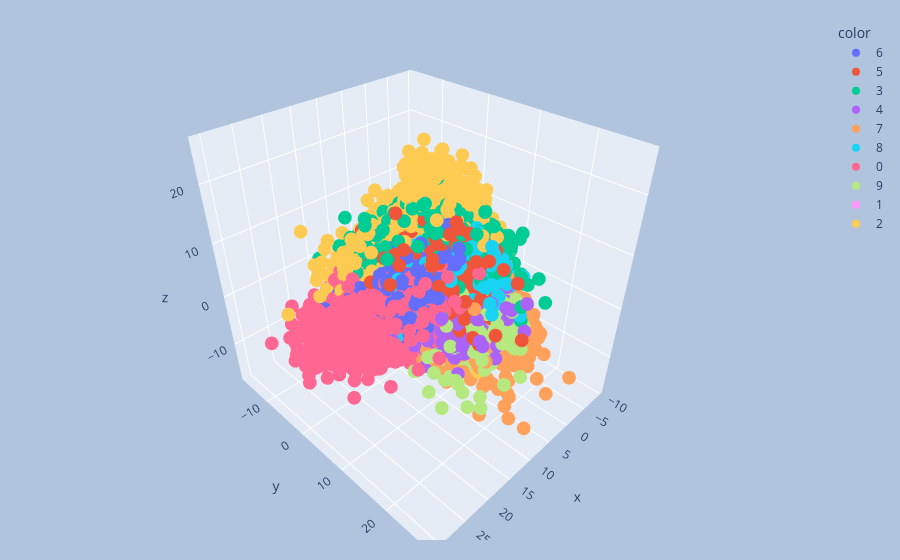

This figure's notebook cell:
### Code cell
fig = px.scatter_3d(data_frame=X,
                    x=X_train_trf[:,0],
                    y=X_train_trf[:,1], 
                    z=X_train_trf[:,2],
            color=y_train.astype(str))
fig.update_layout(
    margin=dict(l=20, r=20, t=20, b=20),
    paper_bgcolor="LightSteelBlue",
)
fig.show()

### Figure 1 — Plotly figure (JSON) as saved in the notebook; plotly's stock layout.template omitted (floating-point values rounded to 4 significant figures; data arrays with more than 128 entries replaced by an {"elided": "..."} marker saying what was removed)
{"data": [{"hovertemplate": "color=6<br>x=%{x}<br>y=%{y}<br>z=%{z}<extra></extra>", "legendgroup": "6", "marker": {"color": "#636efa", "symbol": "circle"}, "mode": "markers", "name": "6", "scene": "scene", "showlegend": true, "type": "scatter3d", "x": {"elided": "3352 float values"}, "y": {"elided": "3352 float values"}, "z": {"elided": "3352 float values"}}, {"hovertemplate": "color=5<br>x=%{x}<br>y=%{y}<br>z=%{z}<extra></extra>", "legendgroup": "5", "marker": {"color": "#EF553B", "symbol": "circle"}, "mode": "markers", "name": "5", "scene": "scene", "showlegend": true, "type": "scatter3d", "x": {"elided": "3093 float values"}, "y": {"elided": "3093 float values"}, "z": {"elided": "3093 float values"}}, {"hovertemplate": "color=3<br>x=%{x}<br>y=%{y}<br>z=%{z}<extra></extra>", "legendgroup": "3", "marker": {"color": "#00cc96", "symbol": "circle"}, "mode": "markers", "name": "3", "scene": "scene", "showlegend": true, "type": "scatter3d", "x": {"elided": "3414 float values"}, "y": {"elided": "3414 float values"}, "z": {"elided": "3414 float values"}}, {"hovertemplate": "color=4<br>x=%{x}<br>y=%{y}<br>z=%{z}<extra></extra>", "legendgroup": "4", "marker": {"color": "#ab63fa", "symbol": "circle"}, "mode": "markers", "name": "4", "scene": "scene", "showlegend": true, "type": "scatter3d", "x": {"elided": "3233 float values"}, "y": {"elided": "3233 float values"}, "z": {"elided": "3233 float values"}}, {"hovertemplate": "color=7<br>x=%{x}<br>y=%{y}<br>z=%{z}<extra></extra>", "legendgroup": "7", "marker": {"color": "#FFA15A", "symbol": "circle"}, "mode": "markers", "name": "7", "scene": "scene", "showlegend": true, "type": "scatter3d", "x": {"elided": "3508 float values"}, "y": {"elided": "3508 float values"}, "z": {"elided": "3508 float values"}}, {"hovertemplate": "color=8<br>x=%{x}<br>y=%{y}<br>z=%{z}<extra></extra>", "legendgroup": "8", "marker": {"color": "#19d3f3", "symbol": "circle"}, "mode": "markers", "name": "8", "scene": "scene", "showlegend": true, "type": "scatter3d", "x": {"elided": "3228 float values"}, "y": {"elided": "3228 float values"}, "z": {"elided": "3228 float values"}}, {"hovertemplate": "color=0<br>x=%{x}<br>y=%{y}<br>z=%{z}<extra></extra>", "legendgroup": "0", "marker": {"color": "#FF6692", "symbol": "circle"}, "mode": "markers", "name": "0", "scene": "scene", "showlegend": true, "type": "scatter3d", "x": {"elided": "3316 float values"}, "y": {"elided": "3316 float values"}, "z": {"elided": "3316 float values"}}, {"hovertemplate": "color=9<br>x=%{x}<br>y=%{y}<br>z=%{z}<extra></extra>", "legendgroup": "9", "marker": {"color": "#B6E880", "symbol": "circle"}, "mode": "markers", "name": "9", "scene": "scene", "showlegend": true, "type": "scatter3d", "x": {"elided": "3350 float values"}, "y": {"elided": "3350 float values"}, "z": {"elided": "3350 float values"}}, {"hovertemplate": "color=1<br>x=%{x}<br>y=%{y}<br>z=%{z}<extra></extra>", "legendgroup": "1", "marker": {"color": "#FF97FF", "symbol": "circle"}, "mode": "markers", "name": "1", "scene": "scene", "showlegend": true, "type": "scatter3d", "x": {"elided": "3775 float values"}, "y": {"elided": "3775 float values"}, "z": {"elided": "3775 float values"}}, {"hovertemplate": "color=2<br>x=%{x}<br>y=%{y}<br>z=%{z}<extra></extra>", "legendgroup": "2", "marker": {"color": "#FECB52", "symbol": "circle"}, "mode": "markers", "name": "2", "scene": "scene", "showlegend": true, "type": "scatter3d", "x": {"elided": "3331 float values"}, "y": {"elided": "3331 float values"}, "z": {"elided": "3331 float values"}}], "layout": {"legend": {"title": {"text": "color"}, "tracegroupgap": 0}, "margin": {"b": 20, "l": 20, "r": 20, "t": 20}, "paper_bgcolor": "LightSteelBlue", "scene": {"domain": {"x": [0, 1], "y": [0, 1]}, "xaxis": {"title": {"text": "x"}}, "yaxis": {"title": {"text": "y"}}, "zaxis": {"title": {"text": "z"}}}}}
